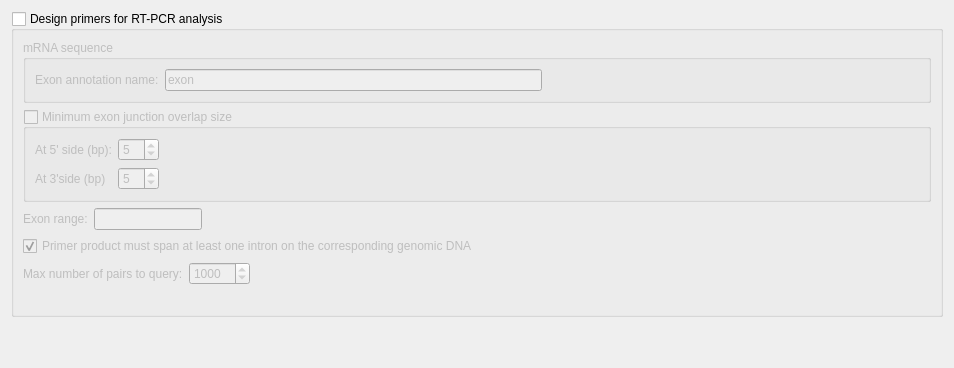
     <widget class="QWidget" name="tab_spanIntronExon">
      <attribute name="title">
       <string>RT-PCR</string>
      </attribute>
      <attribute name="toolTip">
       <string>&lt;html&gt;&lt;head/&gt;&lt;body&gt;&lt;p&gt;In this section user can specify if primer product must overlap exon-exon junction or span intron. This only applies when designing primers for a cDNA (mRNA) sequence with annotated exons.&lt;/p&gt;&lt;/body&gt;&lt;/html&gt;</string>
      </attribute>
      <layout class="QVBoxLayout" name="verticalLayout_9">
       <item>
        <widget class="QGroupBox" name="spanIntronExonBox">
         <property name="toolTip">
          <string>&lt;html&gt;&lt;head/&gt;&lt;body&gt;&lt;p&gt;This feature allows to specify if primer product must span intron-exon boundaries.&lt;/p&gt;&lt;p&gt;Checking this option will result in ignoring &lt;span style=&quot; font-style:italic;&quot;&gt;Excluded&lt;/span&gt; and &lt;span style=&quot; font-style:italic;&quot;&gt;Target Regions&lt;/span&gt; from Main section.&lt;/p&gt;&lt;/body&gt;&lt;/html&gt;</string>
         </property>
         <property name="title">
          <string>Design primers for RT-PCR analysis</string>
         </property>
         <property name="checkable">
          <bool>true</bool>
         </property>
         <property name="checked">
          <bool>false</bool>
         </property>
         <layout class="QVBoxLayout" name="verticalLayout_8">
          <item>
           <widget class="QGroupBox" name="groupBox_3">
            <property name="title">
             <string>mRNA sequence</string>
            </property>
            <layout class="QVBoxLayout" name="verticalLayout_10">
             <item>
              <layout class="QHBoxLayout" name="horizontalLayout_5">
               <item>
                <widget class="QLabel" name="label_9">
                 <property name="text">
                  <string>Exon annotation name:</string>
                 </property>
                </widget>
               </item>
               <item>
                <widget class="QLineEdit" name="exonNameEdit">
                 <property name="toolTip">
                  <string>&lt;html&gt;&lt;head/&gt;&lt;body&gt;&lt;p&gt;The name of the annotation which defines the exons in the mRNA sequence.&lt;/p&gt;&lt;/body&gt;&lt;/html&gt;</string>
                 </property>
                 <property name="text">
                  <string>exon</string>
                 </property>
                </widget>
               </item>
               <item>
                <spacer name="horizontalSpacer_9">
                 <property name="orientation">
                  <enum>Qt::Horizontal</enum>
                 </property>
                 <property name="sizeHint" stdset="0">
                  <size>
                   <width>40</width>
                   <height>20</height>
                  </size>
                 </property>
                </spacer>
               </item>
              </layout>
             </item>
            </layout>
           </widget>
          </item>
          <item>
           <widget class="QGroupBox" name="spanJunctionBox">
            <property name="title">
             <string>Minimum exon junction overlap size</string>
            </property>
            <property name="checkable">
             <bool>true</bool>
            </property>
            <property name="checked">
             <bool>false</bool>
            </property>
            <layout class="QGridLayout" name="gridLayout_16">
             <item row="0" column="0">
              <widget class="QLabel" name="label_83">
               <property name="text">
                <string>At 5' side (bp):</string>
               </property>
              </widget>
             </item>
             <item row="0" column="1">
              <widget class="QSpinBox" name="leftOverlapSizeSpinBox">
               <property name="minimum">
                <number>1</number>
               </property>
               <property name="value">
                <number>5</number>
               </property>
              </widget>
             </item>
             <item row="0" column="2" rowspan="2">
              <spacer name="horizontalSpacer_36">
               <property name="orientation">
                <enum>Qt::Horizontal</enum>
               </property>
               <property name="sizeHint" stdset="0">
                <size>
                 <width>760</width>
                 <height>20</height>
                </size>
               </property>
              </spacer>
             </item>
             <item row="1" column="0">
              <widget class="QLabel" name="label_84">
               <property name="text">
                <string>At 3'side (bp)</string>
               </property>
              </widget>
             </item>
             <item row="1" column="1">
              <widget class="QSpinBox" name="rightOverlapSizeSpinBox">
               <property name="minimum">
                <number>1</number>
               </property>
               <property name="value">
                <number>5</number>
               </property>
              </widget>
             </item>
            </layout>
           </widget>
          </item>
          <item>
           <layout class="QHBoxLayout" name="horizontalLayout_8">
            <item>
             <widget class="QLabel" name="label_82">
              <property name="text">
               <string>Exon range:</string>
              </property>
             </widget>
            </item>
            <item>
             <widget class="QLineEdit" name="exonRangeEdit">
              <property name="sizePolicy">
               <sizepolicy hsizetype="Fixed" vsizetype="Fixed">
                <horstretch>0</horstretch>
                <verstretch>0</verstretch>
               </sizepolicy>
              </property>
              <property name="toolTip">
               <string>&lt;html&gt;&lt;head/&gt;&lt;body&gt;&lt;p&gt;If the range is set, primer search will be restricted to selected exons. For example:&lt;/p&gt;&lt;p&gt;&lt;span style=&quot; font-weight:600;&quot;&gt;1-5&lt;/span&gt;&lt;/p&gt;&lt;p&gt;If the range is larger than actual exon range or the starting exon number exceeds number of exons, error message is shown. &lt;/p&gt;&lt;/body&gt;&lt;/html&gt;</string>
              </property>
             </widget>
            </item>
            <item>
             <spacer name="horizontalSpacer_37">
              <property name="orientation">
               <enum>Qt::Horizontal</enum>
              </property>
              <property name="sizeHint" stdset="0">
               <size>
                <width>40</width>
                <height>20</height>
               </size>
              </property>
             </spacer>
            </item>
           </layout>
          </item>
          <item>
           <widget class="QCheckBox" name="spanIntronCheckBox">
            <property name="text">
             <string>Primer product must span at least one intron on the corresponding genomic DNA</string>
            </property>
            <property name="checked">
             <bool>true</bool>
            </property>
           </widget>
          </item>
          <item>
           <layout class="QHBoxLayout" name="horizontalLayout_7">
            <item>
             <widget class="QLabel" name="label_10">
              <property name="text">
               <string>Max number of pairs to query:</string>
              </property>
             </widget>
            </item>
            <item>
             <widget class="QSpinBox" name="maxPairsBox">
              <property name="toolTip">
               <string>&lt;html&gt;&lt;head/&gt;&lt;body&gt;&lt;p&gt;This number of found primer pairs wil bel queried to check if they fullfill the requirements for RTPCR.&lt;/p&gt;&lt;/body&gt;&lt;/html&gt;</string>
              </property>
              <property name="minimum">
               <number>100</number>
              </property>
              <property name="maximum">
               <number>10000</number>
              </property>
              <property name="value">
               <number>1000</number>
              </property>
             </widget>
            </item>
            <item>
             <spacer name="horizontalSpacer_17">
              <property name="orientation">
               <enum>Qt::Horizontal</enum>
              </property>
              <property name="sizeHint" stdset="0">
               <size>
                <width>40</width>
                <height>20</height>
               </size>
              </property>
             </spacer>
            </item>
           </layout>
          </item>
          <item>
           <widget class="QLabel" name="warningLabel">
            <property name="text">
             <string/>
            </property>
           </widget>
          </item>
         </layout>
        </widget>
       </item>
       <item>
        <spacer name="verticalSpacer_7">
         <property name="orientation">
          <enum>Qt::Vertical</enum>
         </property>
         <property name="sizeHint" stdset="0">
          <size>
           <width>20</width>
           <height>40</height>
          </size>
         </property>
        </spacer>
       </item>
      </layout>
     </widget>
